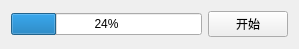
<?xml version="1.0" encoding="UTF-8"?>
<ui version="4.0">
 <class>Widget</class>
 <widget class="QWidget" name="Widget">
  <property name="geometry">
   <rect>
    <x>0</x>
    <y>0</y>
    <width>299</width>
    <height>49</height>
   </rect>
  </property>
  <property name="windowTitle">
   <string>Widget</string>
  </property>
  <layout class="QGridLayout" name="gridLayout">
   <item row="0" column="0">
    <widget class="QProgressBar" name="progressBar">
     <property name="value">
      <number>24</number>
     </property>
    </widget>
   </item>
   <item row="0" column="1">
    <widget class="QPushButton" name="pushButton">
     <property name="text">
      <string>开始</string>
     </property>
    </widget>
   </item>
  </layout>
 </widget>
 <layoutdefault spacing="6" margin="11"/>
 <resources/>
 <connections/>
</ui>
